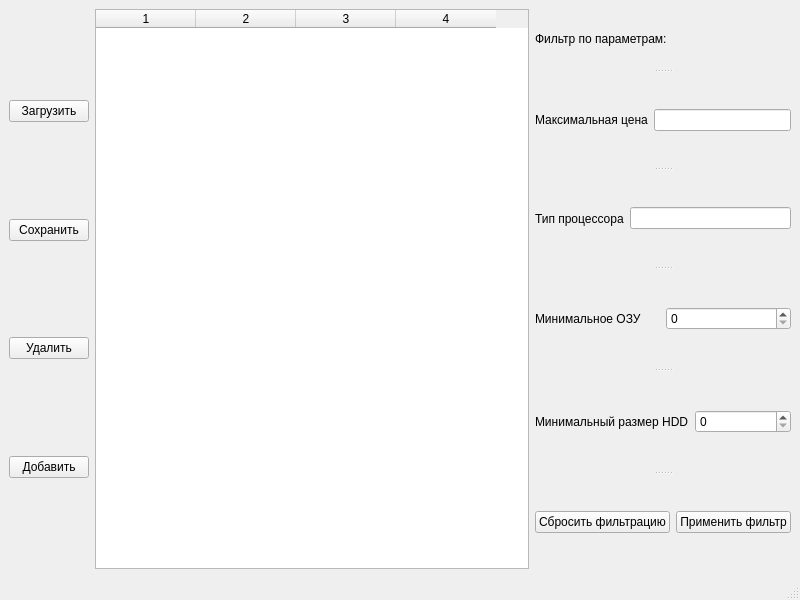
<?xml version="1.0" encoding="UTF-8"?>
<ui version="4.0">
 <class>MainWindow</class>
 <widget class="QMainWindow" name="MainWindow">
  <property name="geometry">
   <rect>
    <x>0</x>
    <y>0</y>
    <width>800</width>
    <height>600</height>
   </rect>
  </property>
  <property name="windowTitle">
   <string>MainWindow</string>
  </property>
  <widget class="QWidget" name="centralwidget">
   <layout class="QHBoxLayout" name="horizontalLayout_8">
    <item>
     <layout class="QHBoxLayout" name="horizontalLayout_2">
      <item>
       <layout class="QHBoxLayout" name="horizontalLayout">
        <item>
         <layout class="QVBoxLayout" name="verticalLayout">
          <item>
           <spacer name="verticalSpacer">
            <property name="orientation">
             <enum>Qt::Vertical</enum>
            </property>
            <property name="sizeHint" stdset="0">
             <size>
              <width>20</width>
              <height>40</height>
             </size>
            </property>
           </spacer>
          </item>
          <item>
           <widget class="QPushButton" name="btnLoad">
            <property name="text">
             <string>Загрузить</string>
            </property>
           </widget>
          </item>
          <item>
           <spacer name="verticalSpacer_2">
            <property name="orientation">
             <enum>Qt::Vertical</enum>
            </property>
            <property name="sizeHint" stdset="0">
             <size>
              <width>20</width>
              <height>40</height>
             </size>
            </property>
           </spacer>
          </item>
          <item>
           <widget class="QPushButton" name="btnSave">
            <property name="text">
             <string>Сохранить</string>
            </property>
           </widget>
          </item>
          <item>
           <spacer name="verticalSpacer_3">
            <property name="orientation">
             <enum>Qt::Vertical</enum>
            </property>
            <property name="sizeHint" stdset="0">
             <size>
              <width>20</width>
              <height>40</height>
             </size>
            </property>
           </spacer>
          </item>
          <item>
           <widget class="QPushButton" name="btnRemove">
            <property name="text">
             <string>Удалить</string>
            </property>
           </widget>
          </item>
          <item>
           <spacer name="verticalSpacer_4">
            <property name="orientation">
             <enum>Qt::Vertical</enum>
            </property>
            <property name="sizeHint" stdset="0">
             <size>
              <width>20</width>
              <height>40</height>
             </size>
            </property>
           </spacer>
          </item>
          <item>
           <widget class="QPushButton" name="btnAdd">
            <property name="text">
             <string>Добавить</string>
            </property>
           </widget>
          </item>
          <item>
           <spacer name="verticalSpacer_5">
            <property name="orientation">
             <enum>Qt::Vertical</enum>
            </property>
            <property name="sizeHint" stdset="0">
             <size>
              <width>20</width>
              <height>40</height>
             </size>
            </property>
           </spacer>
          </item>
         </layout>
        </item>
       </layout>
      </item>
      <item>
       <widget class="QTableWidget" name="tableComputers">
        <property name="editTriggers">
         <set>QAbstractItemView::NoEditTriggers</set>
        </property>
        <property name="selectionBehavior">
         <enum>QAbstractItemView::SelectRows</enum>
        </property>
        <property name="columnCount">
         <number>4</number>
        </property>
        <column/>
        <column/>
        <column/>
        <column/>
       </widget>
      </item>
     </layout>
    </item>
    <item>
     <widget class="QSplitter" name="splitter">
      <property name="orientation">
       <enum>Qt::Vertical</enum>
      </property>
      <widget class="QLabel" name="label_2">
       <property name="text">
        <string>Фильтр по параметрам: </string>
       </property>
      </widget>
      <widget class="QWidget" name="">
       <layout class="QHBoxLayout" name="horizontalLayout_3">
        <item>
         <widget class="QLabel" name="label_3">
          <property name="text">
           <string>Максимальная цена</string>
          </property>
         </widget>
        </item>
        <item>
         <widget class="QLineEdit" name="lineMaxPrice"/>
        </item>
       </layout>
      </widget>
      <widget class="QWidget" name="">
       <layout class="QHBoxLayout" name="horizontalLayout_4">
        <item>
         <widget class="QLabel" name="label_4">
          <property name="text">
           <string>Тип процессора</string>
          </property>
         </widget>
        </item>
        <item>
         <widget class="QLineEdit" name="lineCPU"/>
        </item>
       </layout>
      </widget>
      <widget class="QWidget" name="">
       <layout class="QHBoxLayout" name="horizontalLayout_5">
        <item>
         <widget class="QLabel" name="label_5">
          <property name="text">
           <string>Минимальное ОЗУ</string>
          </property>
         </widget>
        </item>
        <item>
         <widget class="QSpinBox" name="spinMinRam"/>
        </item>
       </layout>
      </widget>
      <widget class="QWidget" name="">
       <layout class="QHBoxLayout" name="horizontalLayout_6">
        <item>
         <widget class="QLabel" name="label">
          <property name="text">
           <string>Минимальный размер HDD</string>
          </property>
         </widget>
        </item>
        <item>
         <widget class="QSpinBox" name="spinMinHdd"/>
        </item>
       </layout>
      </widget>
      <widget class="QWidget" name="">
       <layout class="QHBoxLayout" name="horizontalLayout_7">
        <item>
         <widget class="QPushButton" name="btnShowAll">
          <property name="text">
           <string>Сбросить фильтрацию</string>
          </property>
         </widget>
        </item>
        <item>
         <widget class="QPushButton" name="btnFilter">
          <property name="text">
           <string>Применить фильтр</string>
          </property>
         </widget>
        </item>
       </layout>
      </widget>
     </widget>
    </item>
   </layout>
  </widget>
  <widget class="QMenuBar" name="menubar">
   <property name="geometry">
    <rect>
     <x>0</x>
     <y>0</y>
     <width>800</width>
     <height>23</height>
    </rect>
   </property>
  </widget>
  <widget class="QStatusBar" name="statusbar"/>
 </widget>
 <resources/>
 <connections/>
</ui>
